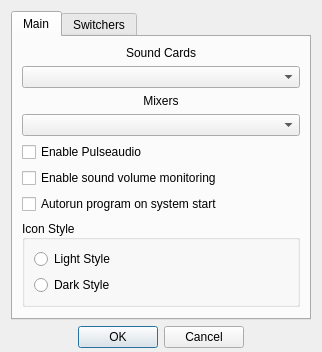
<?xml version="1.0" encoding="UTF-8"?>
<ui version="4.0">
 <class>SettingsDialog</class>
 <widget class="QDialog" name="SettingsDialog">
  <property name="geometry">
   <rect>
    <x>0</x>
    <y>0</y>
    <width>322</width>
    <height>338</height>
   </rect>
  </property>
  <property name="sizePolicy">
   <sizepolicy hsizetype="Minimum" vsizetype="Fixed">
    <horstretch>0</horstretch>
    <verstretch>0</verstretch>
   </sizepolicy>
  </property>
  <property name="maximumSize">
   <size>
    <width>325</width>
    <height>340</height>
   </size>
  </property>
  <property name="windowTitle">
   <string>Dialog</string>
  </property>
  <property name="sizeGripEnabled">
   <bool>false</bool>
  </property>
  <layout class="QVBoxLayout" name="verticalLayout_2">
   <property name="bottomMargin">
    <number>4</number>
   </property>
   <item>
    <layout class="QVBoxLayout" name="verticalLayout_5">
     <item>
      <widget class="QTabWidget" name="tabWidget">
       <property name="font">
        <font>
         <weight>50</weight>
         <bold>false</bold>
        </font>
       </property>
       <property name="currentIndex">
        <number>0</number>
       </property>
       <property name="documentMode">
        <bool>false</bool>
       </property>
       <widget class="QWidget" name="tab">
        <property name="font">
         <font>
          <weight>50</weight>
          <bold>false</bold>
         </font>
        </property>
        <attribute name="title">
         <string>Main</string>
        </attribute>
        <layout class="QVBoxLayout" name="verticalLayout">
         <item>
          <widget class="QLabel" name="label">
           <property name="sizePolicy">
            <sizepolicy hsizetype="Preferred" vsizetype="Preferred">
             <horstretch>0</horstretch>
             <verstretch>0</verstretch>
            </sizepolicy>
           </property>
           <property name="text">
            <string>Sound Cards</string>
           </property>
           <property name="scaledContents">
            <bool>true</bool>
           </property>
           <property name="alignment">
            <set>Qt::AlignCenter</set>
           </property>
          </widget>
         </item>
         <item>
          <widget class="QComboBox" name="cardBox">
           <property name="sizePolicy">
            <sizepolicy hsizetype="MinimumExpanding" vsizetype="Fixed">
             <horstretch>0</horstretch>
             <verstretch>0</verstretch>
            </sizepolicy>
           </property>
           <property name="toolTip">
            <string>&lt;html&gt;&lt;head/&gt;&lt;body&gt;&lt;p&gt;Select Sound Card&lt;/p&gt;&lt;/body&gt;&lt;/html&gt;</string>
           </property>
          </widget>
         </item>
         <item>
          <widget class="QLabel" name="label_2">
           <property name="text">
            <string>Mixers</string>
           </property>
           <property name="alignment">
            <set>Qt::AlignCenter</set>
           </property>
          </widget>
         </item>
         <item>
          <widget class="QComboBox" name="mixerBox">
           <property name="sizePolicy">
            <sizepolicy hsizetype="MinimumExpanding" vsizetype="Fixed">
             <horstretch>0</horstretch>
             <verstretch>0</verstretch>
            </sizepolicy>
           </property>
           <property name="toolTip">
            <string>&lt;html&gt;&lt;head/&gt;&lt;body&gt;&lt;p&gt;Select Mixer&lt;/p&gt;&lt;/body&gt;&lt;/html&gt;</string>
           </property>
          </widget>
         </item>
         <item>
          <widget class="QCheckBox" name="usePulseaudio">
           <property name="toolTip">
            <string>Use PulseAudio volume control</string>
           </property>
           <property name="text">
            <string>Enable Pulseaudio</string>
           </property>
          </widget>
         </item>
         <item>
          <widget class="QCheckBox" name="enableTimer">
           <property name="text">
            <string>Enable sound volume monitoring</string>
           </property>
           <property name="checked">
            <bool>false</bool>
           </property>
          </widget>
         </item>
         <item>
          <widget class="QCheckBox" name="isAutorun">
           <property name="sizePolicy">
            <sizepolicy hsizetype="Preferred" vsizetype="Fixed">
             <horstretch>0</horstretch>
             <verstretch>0</verstretch>
            </sizepolicy>
           </property>
           <property name="toolTip">
            <string>Start program on system startup</string>
           </property>
           <property name="text">
            <string>Autorun program on system start</string>
           </property>
          </widget>
         </item>
         <item>
          <widget class="QGroupBox" name="groupBox">
           <property name="title">
            <string>Icon Style</string>
           </property>
           <property name="alignment">
            <set>Qt::AlignLeading|Qt::AlignLeft|Qt::AlignVCenter</set>
           </property>
           <property name="flat">
            <bool>false</bool>
           </property>
           <property name="checkable">
            <bool>false</bool>
           </property>
           <layout class="QVBoxLayout" name="verticalLayout_6">
            <item>
             <widget class="QRadioButton" name="lightRadio">
              <property name="sizePolicy">
               <sizepolicy hsizetype="MinimumExpanding" vsizetype="Fixed">
                <horstretch>0</horstretch>
                <verstretch>0</verstretch>
               </sizepolicy>
              </property>
              <property name="toolTip">
               <string>&lt;html&gt;&lt;head/&gt;&lt;body&gt;&lt;p&gt;Light style of tray icon&lt;/p&gt;&lt;/body&gt;&lt;/html&gt;</string>
              </property>
              <property name="text">
               <string>Light Style</string>
              </property>
              <property name="autoExclusive">
               <bool>true</bool>
              </property>
             </widget>
            </item>
            <item>
             <widget class="QRadioButton" name="darkRadio">
              <property name="sizePolicy">
               <sizepolicy hsizetype="MinimumExpanding" vsizetype="Fixed">
                <horstretch>0</horstretch>
                <verstretch>0</verstretch>
               </sizepolicy>
              </property>
              <property name="toolTip">
               <string>&lt;html&gt;&lt;head/&gt;&lt;body&gt;&lt;p&gt;Dark style of tray icon&lt;/p&gt;&lt;/body&gt;&lt;/html&gt;</string>
              </property>
              <property name="text">
               <string>Dark Style</string>
              </property>
             </widget>
            </item>
           </layout>
          </widget>
         </item>
         <item>
          <spacer name="verticalSpacer_2">
           <property name="orientation">
            <enum>Qt::Vertical</enum>
           </property>
           <property name="sizeHint" stdset="0">
            <size>
             <width>20</width>
             <height>20</height>
            </size>
           </property>
          </spacer>
         </item>
        </layout>
       </widget>
       <widget class="QWidget" name="tab_2">
        <attribute name="title">
         <string>Switchers</string>
        </attribute>
        <layout class="QVBoxLayout" name="verticalLayout_4">
         <item>
          <layout class="QVBoxLayout" name="verticalLayout_3"/>
         </item>
        </layout>
       </widget>
      </widget>
     </item>
     <item>
      <layout class="QHBoxLayout" name="horizontalLayout">
       <property name="sizeConstraint">
        <enum>QLayout::SetFixedSize</enum>
       </property>
       <item>
        <spacer name="horizontalSpacer_2">
         <property name="orientation">
          <enum>Qt::Horizontal</enum>
         </property>
         <property name="sizeHint" stdset="0">
          <size>
           <width>40</width>
           <height>20</height>
          </size>
         </property>
        </spacer>
       </item>
       <item>
        <widget class="QDialogButtonBox" name="buttonBox">
         <property name="orientation">
          <enum>Qt::Horizontal</enum>
         </property>
         <property name="standardButtons">
          <set>QDialogButtonBox::Cancel|QDialogButtonBox::Ok</set>
         </property>
         <property name="centerButtons">
          <bool>true</bool>
         </property>
        </widget>
       </item>
       <item>
        <spacer name="horizontalSpacer">
         <property name="orientation">
          <enum>Qt::Horizontal</enum>
         </property>
         <property name="sizeHint" stdset="0">
          <size>
           <width>40</width>
           <height>20</height>
          </size>
         </property>
        </spacer>
       </item>
      </layout>
     </item>
    </layout>
   </item>
  </layout>
 </widget>
 <resources/>
 <connections>
  <connection>
   <sender>buttonBox</sender>
   <signal>accepted()</signal>
   <receiver>SettingsDialog</receiver>
   <slot>accept()</slot>
   <hints>
    <hint type="sourcelabel">
     <x>248</x>
     <y>254</y>
    </hint>
    <hint type="destinationlabel">
     <x>157</x>
     <y>274</y>
    </hint>
   </hints>
  </connection>
  <connection>
   <sender>buttonBox</sender>
   <signal>rejected()</signal>
   <receiver>SettingsDialog</receiver>
   <slot>reject()</slot>
   <hints>
    <hint type="sourcelabel">
     <x>316</x>
     <y>260</y>
    </hint>
    <hint type="destinationlabel">
     <x>286</x>
     <y>274</y>
    </hint>
   </hints>
  </connection>
 </connections>
</ui>
